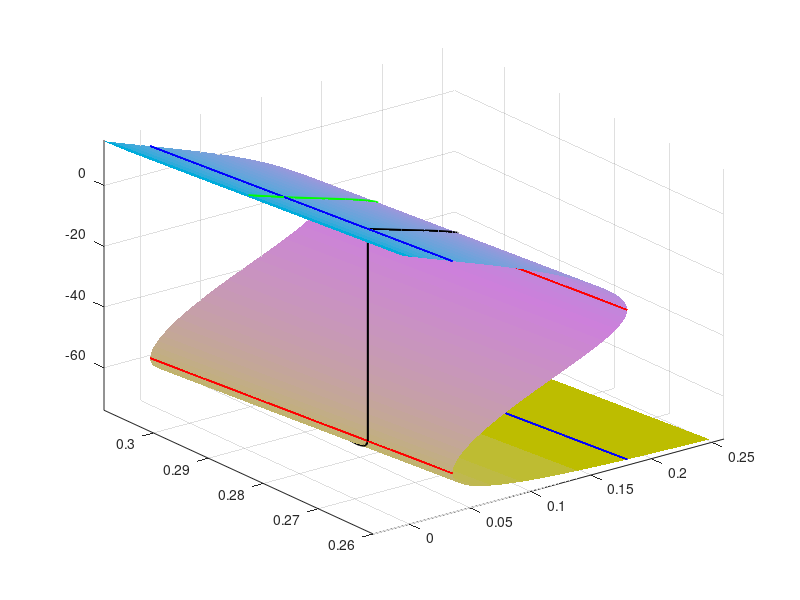

This figure's MATLAB source:
% this Matlab file contains the program for the critical manifold (and its
% 2-D projection), fold curves, projection curves, folded node, and strong
% canards shown in Figures 2 and 3 of the paper "The Dynamics Underlying
% Pseudo-Plateau Bursting in a Pituitary Cell Model", the Journal of
% Mathematical Neuroscience. 2011, 1:12, (DOI:10.1186/2190-8567-1-12). There
% are two data sets read in, for the singular periodic orbit and for the
% strong canard in Fig. 3b. Parameter values are gBK=0.4 gk=4.
[c,V]=meshgrid(0.26:0.01:0.31,-72.8:0.1:15);
vm=-20,sm=12;
minf=1./(1+exp((vm-V)./sm));
%plot(V,minf)
vf=-20;sf=56/10;
finf=1./(1+exp((vf-V)./sf));
ks=0.5;
sinf=c.^2./(c.^2 + ks.^2);
plot(c,sinf)
gca = 2; gk=4; gbk= 0.4; gsk= 1.7; vca= 50; vk= -75;
n=-1./gk.*(gca.*minf.*((V-vca)./(V-vk))+ gsk.*sinf +  gbk.*finf);
diffminf=diff(minf);
difffinf=diff(finf);
r = [0.5 0.5 0];       %# start
w = [.6  0.2 .7];    %# middle
b = [0 0.4 .7];       %# end
c1 = zeros(32,3); c2 = zeros(32,3);
for i=1:3
    c1(:,i) = linspace(r(i), w(i), 32);
    c2(:,i) = linspace(w(i), b(i), 32);
end

cc = [c1(1:end-1,:);c2];
colormap(cc)
%colormap hsv
%colormap cool
%colormap(hsv(50))
beta = .57;
brighten(beta);
surf(n,c,V,'EdgeColor','none')
axis([-0.03 0.26 0.26 0.309 -74 15])
hold on
[c,c]=meshgrid(0.26:0.01:0.31 ,0.26:0.01:0.31);
V= c-61.03205205-c;
PV= c+8.806733059-c;
natLowerFoldcurves = 0.1259131837-.425.*c.^2./(c.^2+.25);
lowercurve=plot3(natLowerFoldcurves,c,V);
Plowercurve=plot3(natLowerFoldcurves,c,PV);
set(lowercurve,'Color','red','LineWidth',1.0)
set(Plowercurve,'Color','blue','LineWidth',1.0)
V= c-22.80265742-c;
PUV= c-72.09940433-c;
natupperFoldcurves=0.2704116085-0.425.*c.^2./(c.^2+.25);
uppercurve=plot3(natupperFoldcurves,c,V);
Puppercurve=plot3(natupperFoldcurves,c,PUV);
set(uppercurve,'Color','red','LineWidth',1.0)
set(Puppercurve,'Color','blue','LineWidth',1)
FN=plot3(0.1555629220, 0.3042609439, -22.80265742);
set(FN,'marker','o','MarkerSize',7 ,'Color','blue','MarkerFaceColor','blue')
load strongcanarddata.dat
esc=strongcanarddata(:,3);
Vsc=strongcanarddata(:,2);
nsc=strongcanarddata(:,4);
strongcanard=plot3(nsc,esc,Vsc);
set(strongcanard,'Color','green','LineWidth',1.5)
load singularperiodicorbit.dat
esorbit=singularperiodicorbit(:,3);
Vsorbit=singularperiodicorbit(:,2);
nsorbit=singularperiodicorbit(:,4);
sorbit=plot3(nsorbit,esorbit,Vsorbit);
set(sorbit,'Color','black','LineWidth',1.5)
hold off
